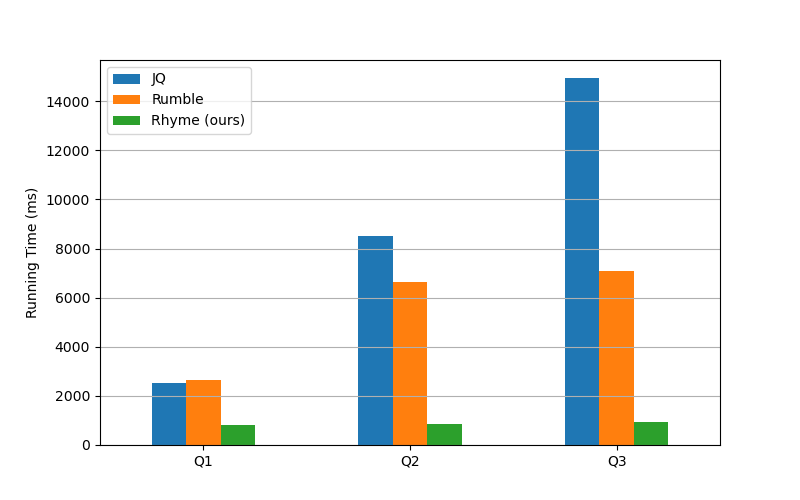

Source code (Python):
import sys
import pandas as pd

raw_log = sys.argv[1]

with open(raw_log, 'r') as f:
    data = {} # case -> query -> time (ms)

    curr_case = ""
    curr_query = ""
    curr_load_times = []
    curr_query_times = []

    def addResult(case, query, load_times, query_times):
        if case not in data:
            data[case] = {}
        assert query not in data[case]
        if load_times == []:
            data[case][query] = query_times
        else:
            total_times = []
            for i in range(len(load_times)):
                total_times.append(load_times[i] + query_times[i])
            data[case][query] = total_times

    for line in f:
        # Running case=ours query=q1
        if line.startswith("Running case="):
            if curr_case != "":
                addResult(curr_case, curr_query, curr_load_times, curr_query_times)
            curr_case = line.split("=")[1].split()[0]
            curr_query = line.split("=")[2].split()[0]
            curr_load_times = []
            curr_query_times = []

        # Load Time: 651ms
        elif line.startswith("Load Time:"):
            curr_load_times.append(int(line.split(":")[1].split("ms")[0]))

        # Query Time: 148ms
        elif line.startswith("Query Time:"):
            curr_query_times.append(int(line.split(":")[1].split("ms")[0]))

        # also query time 
        # [ExecTime] 2559
        elif line.startswith("[ExecTime]"):
            curr_query_times.append(int(line.split("]")[1]))

        # also query time
        # Elapsed time: 15018 ms
        elif line.startswith("Elapsed time:"):
            curr_query_times.append(int(line.split(":")[1].split("ms")[0]))

    addResult(curr_case, curr_query, curr_load_times, curr_query_times)

    caseMap = {"rumble": "Rumble", "ours": "Rhyme (ours)", "jq": "JQ"}
    queryMap = {"q1": "Q1", "q2": "Q2", "q3":"Q3"}

    # create a pandas dataframe: (case, query, mean time, std time)
    df = pd.DataFrame(columns=["case", "query", "mean", "std"])
    for case in data:
        for query in data[case]:
            df = df.append({"case": caseMap[case], "query": queryMap[query], "mean": sum(data[case][query]) / len(data[case][query]), "std": 0}, ignore_index=True)
    
    print(df)

    # I want to plot query -> system -> mean time
    # so I need to pivot the table
    df = df.pivot(index="query", columns="case", values="mean")

    caseOrder = ["JQ", "Rumble", "Rhyme (ours)"]
    df = df[caseOrder]

    print(df)

    import matplotlib.pyplot as plt

    # plot
    df.plot(kind="bar")

    # y axis log scale
    # plt.yscale("log")
    # plt.ylim(bottom=1)

    # x labels rotation
    plt.xticks(rotation=0)
    # hide x axis name
    plt.xlabel(None)

    # add grid lines
    plt.grid(axis="y")

    # set size
    plt.gcf().set_size_inches(8, 5)


    # hide label from legend
    plt.legend(title=None)

    plt.ylabel("Running Time (ms)")
    plt.savefig("plot.png")


